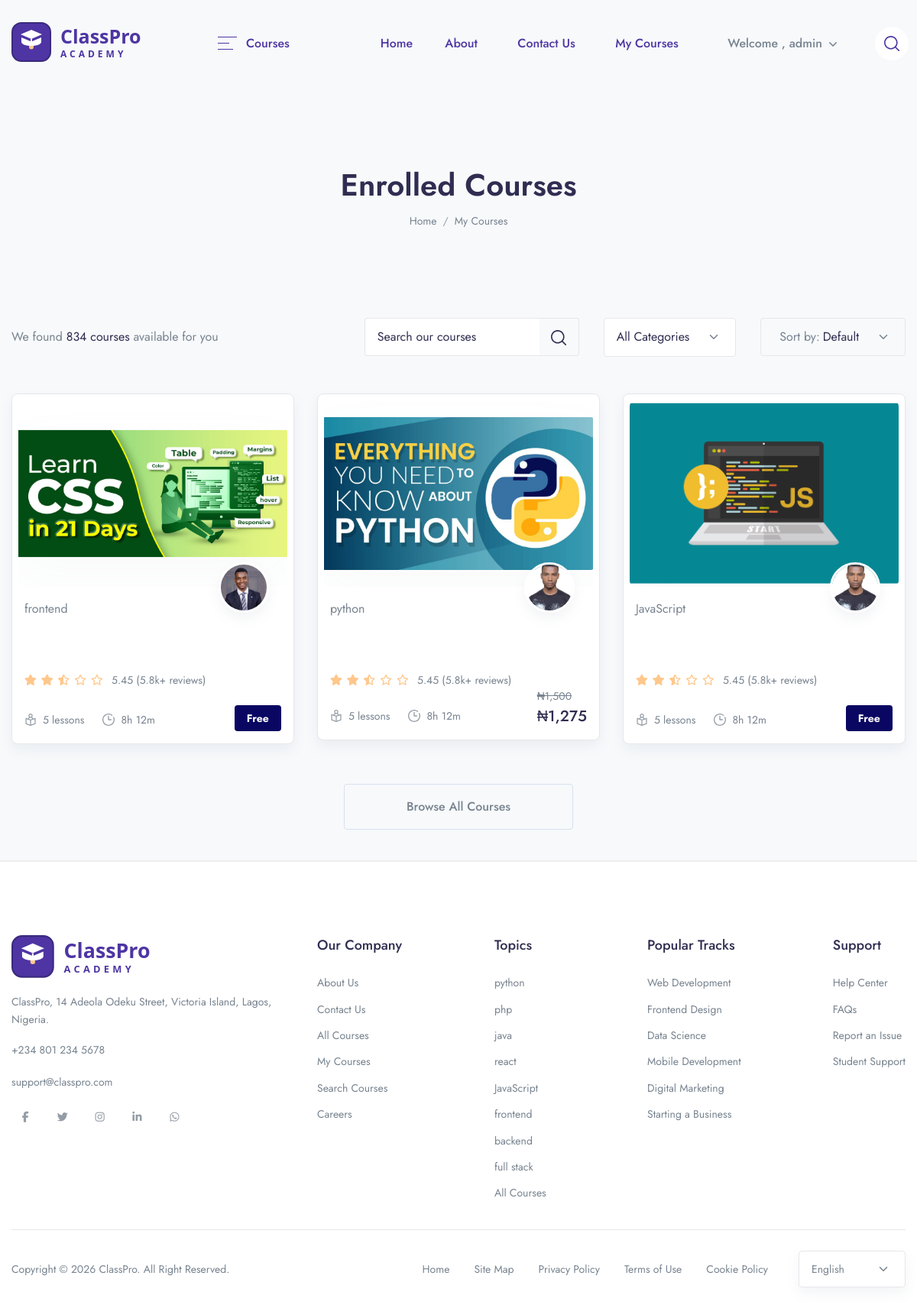
The app's page /my-courses/ (signed in), older data.
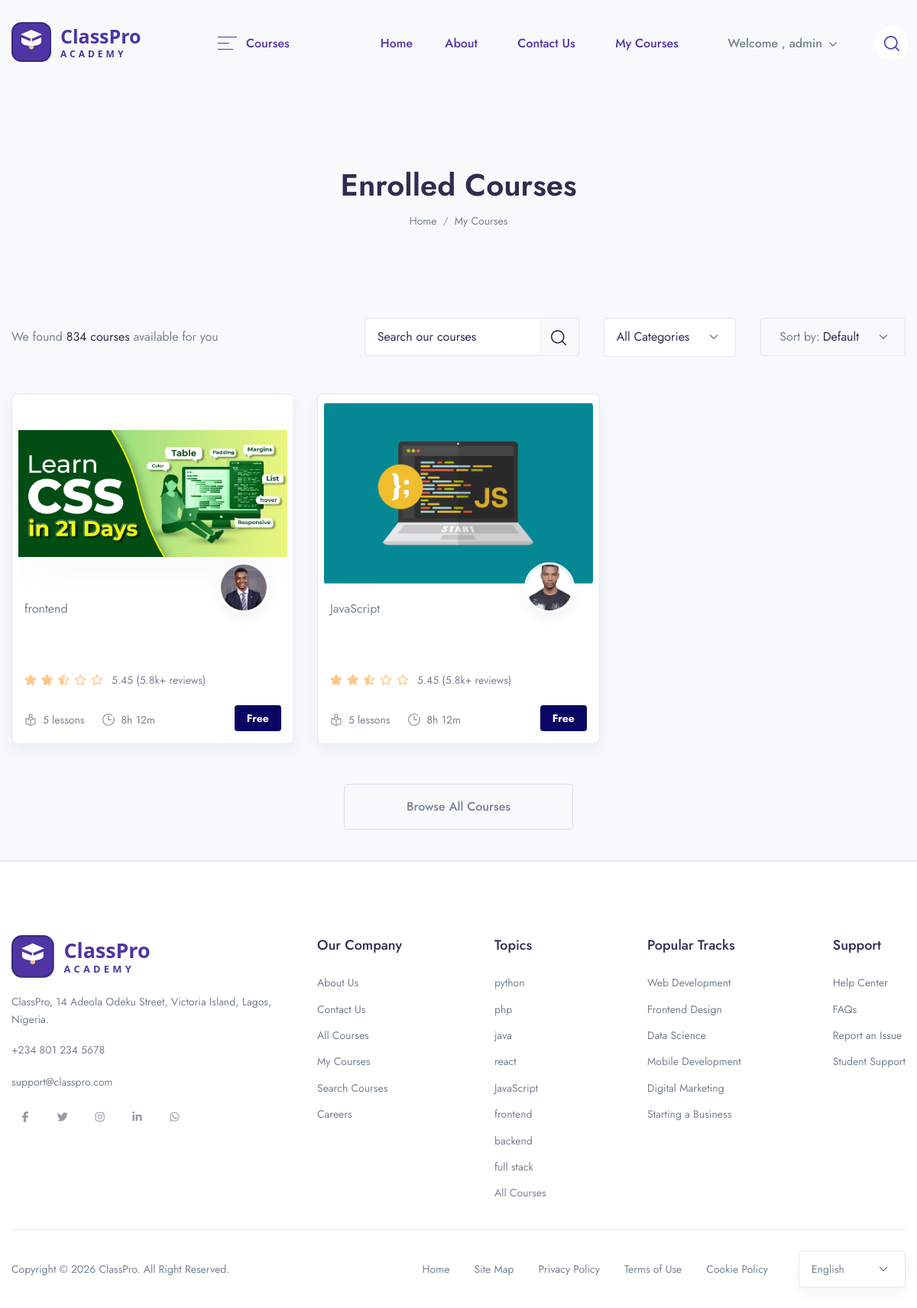
The same page, newer data.
### lms/models.py (models this page shows, shortened)
class UserCourse(models.Model):
    user = models.ForeignKey(User, on_delete=models.CASCADE)
    course = models.ForeignKey(Course, on_delete=models.CASCADE)
    paid = models.BooleanField(default=False)
    date = models.DateTimeField(auto_now_add= True)

class Course(models.Model):
    STATUS = (
        ('PUBLISH','PUBLISH'),
        ('DRAFT', 'DRAFT'),
    )
    featured_image = models.ImageField(upload_to="Images/featured_img",null=True)
    featured_video = models.CharField(max_length=300,null=True)
    title = models.CharField(max_length=500)
    language = models.ForeignKey(Language, on_delete=models.CASCADE, null=True)
    created_at = models.DateField(auto_now_add=True)
    author = models.ForeignKey(Author,on_delete=models.CASCADE,null=True)
    category = models.ForeignKey(Categories,on_delete=models.CASCADE)
    level = models.ForeignKey(Level, on_delete=models.CASCADE, null=True)
    deadline = models.CharField(null=True, max_length=100)
    description = models.TextField()
    price = models.IntegerField(null=True,default=0)
    discount = models.IntegerField(null=True)
    slug = models.SlugField(default='', max_length=500, null=True, blank=True)
    status = models.CharField(choices=STATUS,max_length=100,null=True)
    certificate = models.BooleanField(null=True, default=False)
    def get_absolute_url(self):
        return reverse('course-detail', kwargs={'slug':self.slug})

class Author(models.Model):
    author_profile = models.ImageField(upload_to="Images/authors")
    name = models.CharField(max_length=100, null=True)
    specialty = models.CharField(max_length=100, default='web dev')
    about_author = models.TextField()

class Categories(models.Model):
    icon = models.CharField(max_length=200, null=True)
    name = models.CharField(max_length=200)

### lms/views.py (the view)
# urls.py: path('my-courses/', MyCourses.as_view(), name='my-courses'),
class MyCourses(LoginRequiredMixin, View):
    login_url = 'login'
    def get(self, request):
        courses = UserCourse.objects.filter(user=request.user).select_related('course', 'course__author', 'course__category')
        context = {
            'courses': courses
        }
        return render(request, 'lms/my-courses.html', context=context)

### lms/context_processors.py (called while the page is built)
def sitewide(request):
    return {
        'categories': Categories.objects.all().order_by('id'),
    }

### lms/templatetags/price_discount_tags.py (called while the page is built)
@register.simple_tag
def discount_calculation(price, discount):
    if not discount or discount <= 0:
        return price
    if discount >= 100:
        return 0
    sellprice = price - (price * discount / 100)
    return math.floor(sellprice)

@register.filter
def naira(value):
    if value is None:
        value = 0
    try:
        value = int(value)
    except (TypeError, ValueError):
        return '₦0'
    return '₦{:,.0f}'.format(value).replace(',', ',')

### templates/lms/my-courses.html (shortened to what the changed rows need)
{% extends 'base.html' %}
{% load static %}
{% load price_discount_tags %}
{% block content %}
<header class="py-8 py-md-11" style="background-image: none;">
    <div class="container text-center py-xl-2">
        <h1 class="display-4 fw-semi-bold mb-0">Enrolled Courses</h1>
    </div>
</header>
<div class="container pb-4 pb-xl-7">
    <div class="row row-cols-md-2 row-cols-xl-3 mb-6 mb-xl-3">
        {% for i in courses %}
        <div class="col-12 col-md-6 col-xl-4 col-wd-3 pb-4 pb-md-7" style="padding-right:15px;padding-left:15px;">
            <div class="card border shadow p-2 rounded-lg sk-fade">
                <div class="card-zoom position-relative">
                    <a href="{{i.course.get_absolute_url}}" class="card-img sk-thumbnail img-ratio-9 d-block">
                        <img class="rounded shadow-light-lg" src="{{i.course.featured_image.url}}" alt="...">
                    </a>
                </div>
                <div class="card-footer px-2 pb-2 mb-1 pt-4 position-relative">
                    <a href="{% url 'course-detail' i.course.slug %}" class="d-block">
                        <div class="avatar avatar-xl badge-float position-absolute top-0 right-0 mt-n6 me-5 rounded-circle shadow border border-white border-w-lg">
                            <img src="{{i.course.author.author_profile.url}}" alt="..." class="avatar-img rounded-circle">
                        </div>
                    </a>
                    <a href="{% url 'course-detail' i.course.slug %}"><span class="mb-1 d-inline-block text-gray-800">{{i.course.category.name}}</span></a>
                    <div class="position-relative">
                        <a href="{{i.course.get_absolute_url}}" class="d-block stretched-link"><h4 class="line-clamp-2 h-md-48 h-lg-58 me-md-6 me-lg-10 me-xl-4 mb-2">{{i.title}}</h4></a>
                        <div class="d-lg-flex align-items-end flex-wrap mb-n1">
                            <div class="star-rating mb-2 mb-lg-0 me-lg-3">
                                <div class="rating" style="width:50%;"></div>
                            </div>
                            <div class="font-size-sm">
                                <span>5.45 (5.8k+ reviews)</span>
                            </div>
                        </div>
                        <div class="row mx-n2 align-items-end">
                            <div class="col px-2">
                                <ul class="nav mx-n3">
                                    <li class="nav-item px-3">
                                        <div class="d-flex align-items-center">
                                            <div class="me-2 d-flex icon-uxs text-secondary">
                                            </div>
                                            <div class="font-size-sm">5 lessons</div>
                                        </div>
                                    </li>
                                    <li class="nav-item px-3">
                                        <div class="d-flex align-items-center">
                                            <div class="me-2 d-flex icon-uxs text-secondary">
                                            </div>
                                            <div class="font-size-sm">8h 12m</div>
                                        </div>
                                    </li>
                                </ul>
                            </div>
                            <div class="col-auto px-2 text-right">
                                {% if i.course.price == 0 %}
                                    <del class="font-size-sm text-white">0</del>
                                    <ins class=" badge badge-lg badge-primary font-size-sm mb-0 d-block mb-lg-n1">Free</ins>
                                {% else %}
                                    <del class="font-size-sm">{{ i.course.price|naira }}</del>
                                    <ins class="h4 mb-0 d-block mb-lg-n1">{% discount_calculation i.course.price i.course.discount as sell_price %}{{ sell_price|naira }}</ins>
                                    {% endif%}
                                </div>
                        </div>
                    </div>
                </div>
            </div>
        </div>
        {% endfor %}
    </div>
</div>
{% endblock content %}

### templates/partials/footer.html (shortened to what the changed rows need)
{% load static %}
    <footer class="pt-8 pt-md-11 bg-white" style="border-top: 2px solid #eee;">
        <div class="container">
            <div class="row" id="accordionFooter">
                <div class="col-12 col-md-4 col-lg-2">
                    <div class="mb-5 mb-xl-0 ms-xl-6 footer-accordion">
                        <div id="widgetcollapseTwo" class="collapse" aria-labelledby="widgetTwo" data-parent="#accordionFooter">
                            <ul class="list-unstyled text-gray-800 font-size-sm-alone mb-6 mb-md-8 mb-lg-0">
                                {% for cat in categories %}
                                <li class="mb-3">
                                    <a href="{% url 'courses' %}" class="text-reset">
                                        {{cat.name}}
                                    </a>
                                </li>
                                {% endfor %}
                            </ul>
                        </div>
                    </div>
                </div>
            </div>
        </div>
    </footer>

Row changes from the older to the newer data that the page shows:
no longer on this page (row edited): UserCourse: course.featured_image (picture), course.author.author_profile (picture), course.category.name "python", course.price|naira "₦1,500", sell_price "₦1,275"
